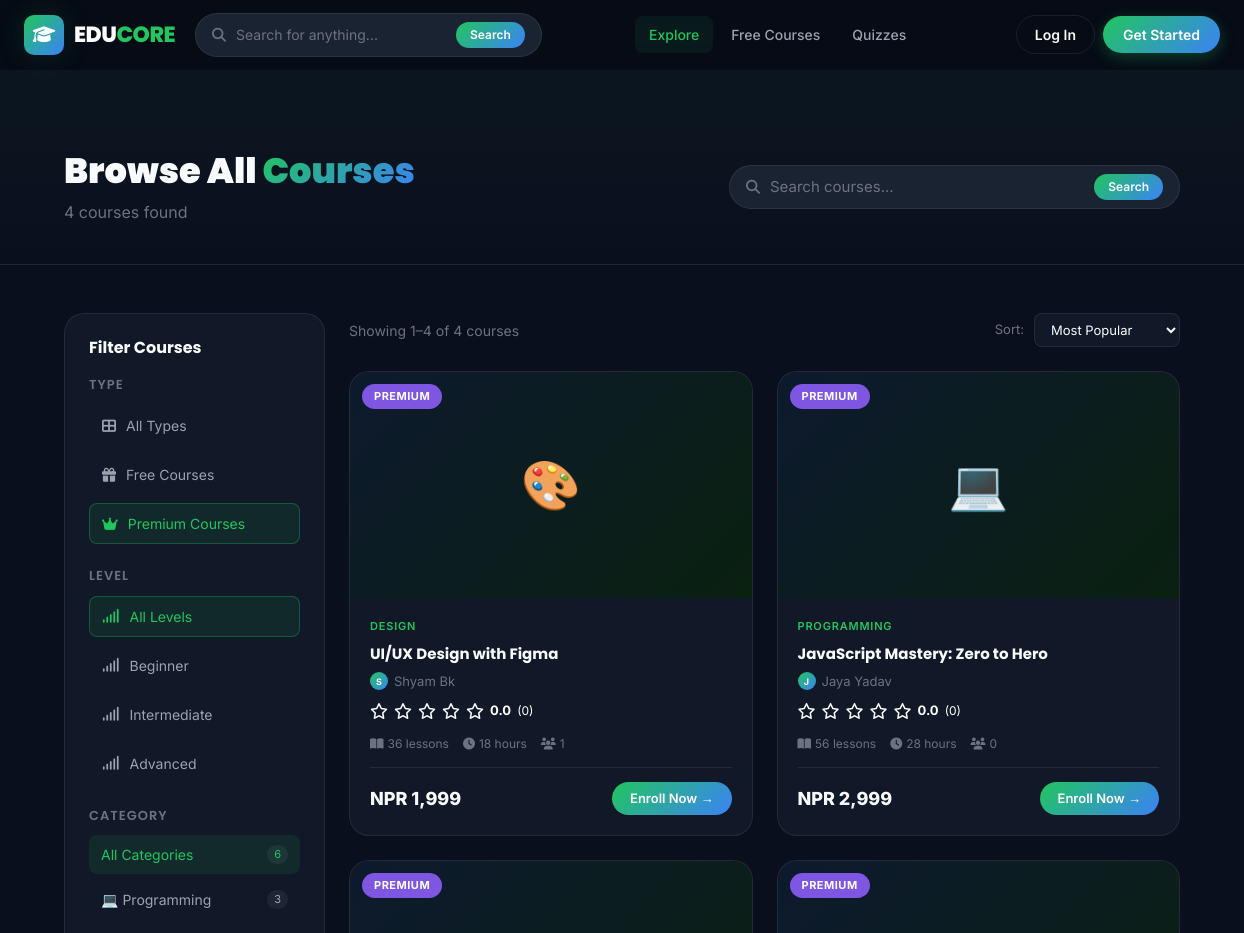
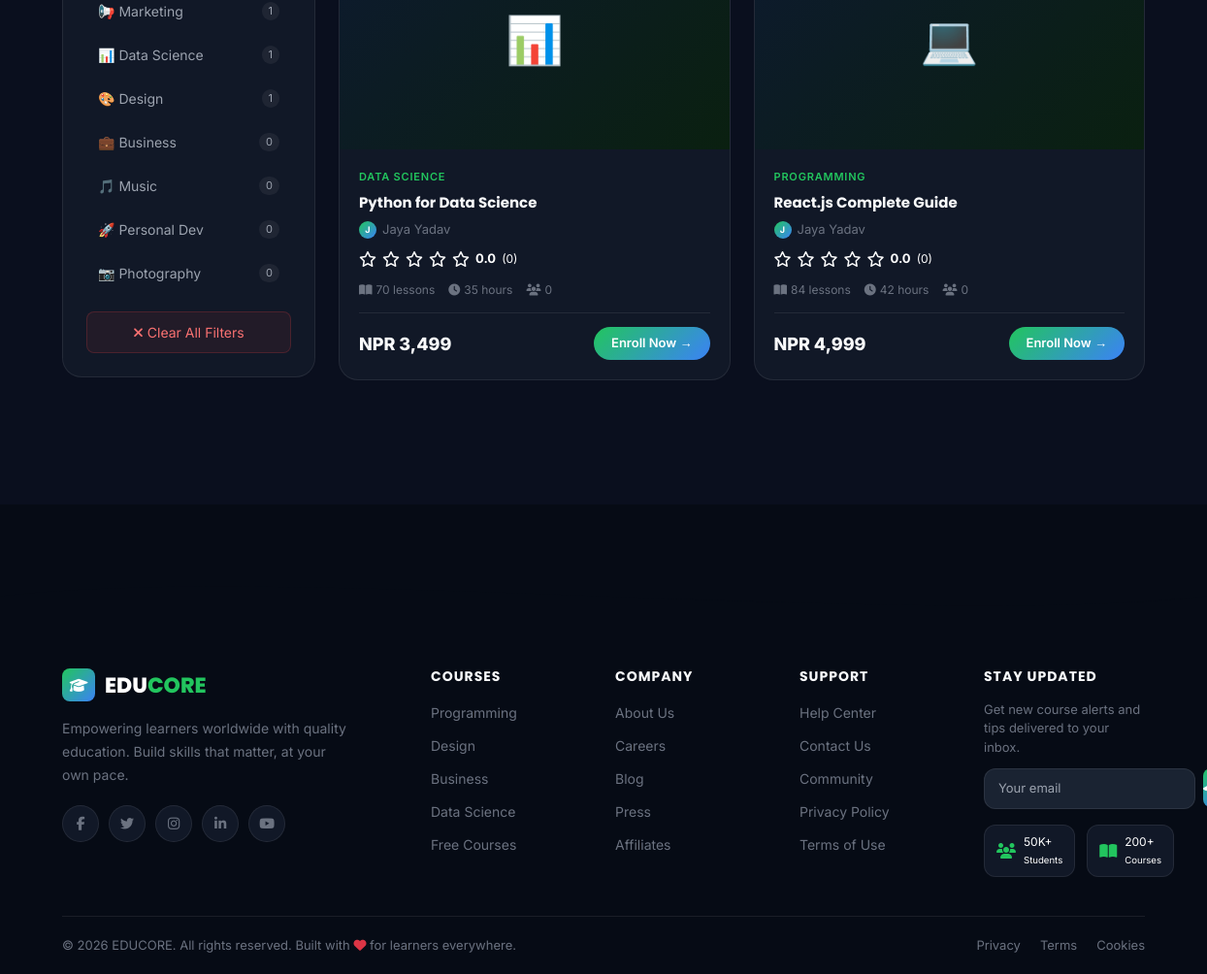
The app's page /courses/index.php?type=premium with its own data (2 pictures, top to bottom).
### tables this page shows
CREATE TABLE IF NOT EXISTS categories (
    id INT AUTO_INCREMENT PRIMARY KEY,
    name VARCHAR(100) NOT NULL,
    slug VARCHAR(100) NOT NULL UNIQUE,
    icon VARCHAR(50) DEFAULT 'fas fa-book',
    color VARCHAR(20) DEFAULT '#3B82F6',
    created_at TIMESTAMP DEFAULT CURRENT_TIMESTAMP
);

CREATE TABLE IF NOT EXISTS courses (
    id INT AUTO_INCREMENT PRIMARY KEY,
    title VARCHAR(255) NOT NULL,
    slug VARCHAR(255) NOT NULL UNIQUE,
    description TEXT,
    short_description VARCHAR(500),
    category_id INT,
    instructor_id INT NOT NULL,
    thumbnail VARCHAR(255) DEFAULT NULL,
    preview_video VARCHAR(255) DEFAULT NULL,
    price DECIMAL(10,2) DEFAULT 0.00,
    type ENUM('free','premium') DEFAULT 'free',
    level ENUM('beginner','intermediate','advanced') DEFAULT 'beginner',
    duration VARCHAR(50) DEFAULT NULL,
    total_lessons INT DEFAULT 0,
    status ENUM('pending','approved','rejected','draft') DEFAULT 'pending',
    is_featured TINYINT(1) DEFAULT 0,
    created_at TIMESTAMP DEFAULT CURRENT_TIMESTAMP,
    updated_at TIMESTAMP DEFAULT CURRENT_TIMESTAMP ON UPDATE CURRENT_TIMESTAMP,
    FOREIGN KEY (category_id) REFERENCES categories(id) ON DELETE SET NULL,
    FOREIGN KEY (instructor_id) REFERENCES users(id) ON DELETE CASCADE
);

CREATE TABLE IF NOT EXISTS users (
    id INT AUTO_INCREMENT PRIMARY KEY,
    name VARCHAR(150) NOT NULL,
    email VARCHAR(255) NOT NULL UNIQUE,
    password VARCHAR(255) NOT NULL,
    role ENUM('admin','teacher','student') DEFAULT 'student',
    avatar VARCHAR(255) DEFAULT NULL,
    bio TEXT DEFAULT NULL,
    is_active TINYINT(1) DEFAULT 1,
    is_verified TINYINT(1) DEFAULT 1,
    google_id VARCHAR(255) DEFAULT NULL,
    created_at TIMESTAMP DEFAULT CURRENT_TIMESTAMP,
    updated_at TIMESTAMP DEFAULT CURRENT_TIMESTAMP ON UPDATE CURRENT_TIMESTAMP
);

### courses/index.php (the view, shortened to what the rows shown need)
<?php
require_once __DIR__ . '/../includes/auth.php';
$db = getDB();
$search   = trim($_GET['search']   ?? '');
$category = trim($_GET['category'] ?? '');
$type     = trim($_GET['type']     ?? '');
$sort     = trim($_GET['sort']     ?? 'popular');
$page     = max(1, (int)($_GET['page'] ?? 1));
$perPage  = 9;
$offset   = ($page - 1) * $perPage;
$where  = ["co.status = 'approved'"];
$params = [];
if ($type && in_array($type, ['free','premium'])) {
    $where[]  = "co.type = ?";
    $params[] = $type;
}
$whereStr = implode(' AND ', $where);
$orderBy  = match($sort) {
    'newest'    => 'co.created_at DESC',
    'price-asc' => 'co.price ASC',
    'price-desc'=> 'co.price DESC',
    'rating'    => 'avg_rating DESC',
    default     => 'enrollment_count DESC'
};
$sql = "SELECT co.*, u.name as instructor_name, cat.name as category_name, cat.slug as category_slug,
               AVG(r.rating) as avg_rating, COUNT(DISTINCT r.id) as review_count,
               COUNT(DISTINCT e.id) as enrollment_count
        FROM courses co
        JOIN users u ON u.id = co.instructor_id
        LEFT JOIN categories cat ON cat.id = co.category_id
        LEFT JOIN reviews r ON r.course_id = co.id
        LEFT JOIN enrollments e ON e.course_id = co.id
        WHERE $whereStr
        GROUP BY co.id
        ORDER BY $orderBy
        LIMIT $perPage OFFSET $offset";
$stmt = $db->prepare($sql);
$stmt->execute($params);
$courses = $stmt->fetchAll();
$allCategories = $db->query("SELECT cat.*, COUNT(co.id) as count FROM categories cat LEFT JOIN courses co ON co.category_id = cat.id AND co.status='approved' GROUP BY cat.id ORDER BY count DESC")->fetchAll();
$catIcons = ['Programming'=>'💻','Design'=>'🎨','Business'=>'💼','Music'=>'🎵','Photography'=>'📷','Marketing'=>'📢','Data Science'=>'📊','Personal Dev'=>'🚀'];
include __DIR__ . '/../includes/header.php';
?>
<div style="margin-top:70px;">
    <div class="page-header">
        <div class="container">
            <div class="row align-items-center">
                <div class="col-md-7">
                    <h1 style="font-size:2.2rem;font-weight:900;margin-bottom:8px;">
                        <?php if ($search): ?>
                            Results for "<span class="text-gradient"><?php echo e($search); ?></span>"
                        <?php elseif ($category): ?>
                            <span class="text-gradient"><?php echo ucwords(str_replace('-',' ',$category)); ?></span> Courses
                        <?php elseif ($type === 'free'): ?>
                            🎁 <span class="text-gradient">Free</span> Courses
                        <?php else: ?>
                            Browse All <span class="text-gradient">Courses</span>
                        <?php endif; ?>
                    </h1>
                </div>
            </div>
        </div>
    </div>
    <div class="container py-5">
        <div class="row g-4">
            <div class="col-lg-3">
                <div style="background:var(--bg-card);border:1px solid var(--border);border-radius:var(--radius-lg);padding:24px;position:sticky;top:90px;">
                    <div>
                        <div style="display:flex;flex-direction:column;gap:6px;">
                            <?php foreach ($allCategories as $cat): ?>
                            <a href="?<?php echo http_build_query(array_merge($_GET, ['category'=>$cat['slug'],'page'=>1])); ?>"
                               style="display:flex;align-items:center;justify-content:space-between;padding:9px 12px;border-radius:8px;font-size:14px;transition:all 0.2s;background:<?php echo $category === $cat['slug'] ? 'rgba(34,197,94,0.1)' : 'transparent'; ?>;color:<?php echo $category === $cat['slug'] ? 'var(--primary)' : 'var(--text-secondary)'; ?>;">
                                <span><?php echo $catIcons[$cat['name']] ?? '📚'; ?> <?php echo e($cat['name']); ?></span>
                                <span style="background:rgba(255,255,255,0.06);padding:1px 7px;border-radius:10px;font-size:11px;"><?php echo $cat['count']; ?></span>
                            </a>
                            <?php endforeach; ?>
                        </div>
                    </div>
                </div>
            </div>
            <div class="col-lg-9">
                <?php if (empty($courses)): ?>
                <div style="text-align:center;padding:80px 20px;">
                    <div style="font-size:64px;margin-bottom:16px;">🔍</div>
                    <h3 style="font-size:20px;margin-bottom:8px;">No courses found</h3>
                    <p style="color:var(--text-muted);margin-bottom:24px;">Try adjusting your filters or search for something else.</p>
                    <a href="index.php" class="btn-outline-custom">Browse All Courses</a>
                </div>
                <?php else: ?>
                <div class="courses-grid" id="coursesGrid">
                    <?php foreach ($courses as $course):
                        $rating  = getCourseRating($course['id']);
                        $enrolled = isLoggedIn() ? isEnrolled($_SESSION['user_id'], $course['id']) : false;
                        $icon = $catIcons[$course['category_name']] ?? '📚';
                    ?>
                    <a href="<?php echo BASE_URL; ?>/courses/detail.php?id=<?php echo $course['id']; ?>"
                       class="course-card"
                       data-title="<?php echo e(strtolower($course['title'])); ?>"
                       data-category="<?php echo e($course['type']); ?>"
                       data-price="<?php echo $course['price']; ?>"
                       data-rating="<?php echo $rating['avg']; ?>"
                       data-animate>
                        <div class="course-thumbnail">
                            <div class="course-thumbnail-placeholder"><?php echo $icon; ?></div>
                            <span class="course-badge badge-<?php echo $course['type']; ?>"><?php echo strtoupper($course['type']); ?></span>
                        </div>
                        <div class="course-info">
                            <div class="course-category-tag"><?php echo e($course['category_name']); ?></div>
                            <h3 class="course-title"><?php echo e($course['title']); ?></h3>
                            <div class="course-instructor">
                                <span class="instructor-dot"><?php echo strtoupper(substr($course['instructor_name'],0,1)); ?></span>
                                <?php echo e($course['instructor_name']); ?>
                            </div>
                            <div class="course-rating">
                                <?php echo renderStars($rating['avg']); ?>
                                <span class="rating-score"><?php echo number_format($rating['avg'],1); ?></span>
                                <span class="rating-count">(<?php echo $rating['total']; ?>)</span>
                            </div>
                            <div class="course-meta">
                                <div class="course-meta-item"><i class="fas fa-book-open"></i> <?php echo $course['total_lessons']; ?> lessons</div>
                                <div class="course-meta-item"><i class="fas fa-clock"></i> <?php echo e($course['duration']); ?></div>
                                <div class="course-meta-item"><i class="fas fa-users"></i> <?php echo $course['enrollment_count']; ?></div>
                            </div>
                            <div class="course-footer">
                                <div>
                                    <span class="course-price <?php echo $course['price']==0?'price-free':'price-paid'; ?>">
                                        <?php echo formatPrice($course['price']); ?>
                                    </span>
                                </div>
                                <?php if ($enrolled): ?>
                                    <span class="btn-enroll-sm" style="background:rgba(34,197,94,0.1);color:var(--primary);border:1px solid rgba(34,197,94,0.3);">
                                        <i class="fas fa-check"></i> Enrolled
                                    </span>
                                <?php else: ?>
                                    <span class="btn-enroll-sm"><?php echo $course['price']==0?'Enroll Free':'Enroll Now'; ?> →</span>
                                <?php endif; ?>
                            </div>
                        </div>
                    </a>
                    <?php endforeach; ?>
                </div>
                <?php endif; ?>
            </div>
        </div>
    </div>
</div>
<?php include __DIR__ . '/../includes/footer.php'; ?>

### includes/auth.php (shortened to what the rows shown need)
<?php
function isLoggedIn() {
    return isset($_SESSION['user_id']) && !empty($_SESSION['user_id']);
}
function getCourseRating($courseId) {
    $db = getDB();
    $stmt = $db->prepare("SELECT AVG(rating) as avg_rating, COUNT(*) as total FROM reviews WHERE course_id = ?");
    $stmt->execute([$courseId]);
    $result = $stmt->fetch();
    return [
        'avg'   => round($result['avg_rating'] ?? 0, 1),
        'total' => (int)($result['total'] ?? 0)
    ];
}
function formatPrice($price) {
    return 'NPR ' . number_format($price, 0);
}
function renderStars($rating, $max = 5) {
    $html = '';
    for ($i = 1; $i <= $max; $i++) {
        if ($i <= $rating) {
            $html .= '<i class="fas fa-star text-yellow-400"></i>';
        } elseif ($i - 0.5 <= $rating) {
            $html .= '<i class="fas fa-star-half-alt text-yellow-400"></i>';
        } else {
            $html .= '<i class="far fa-star text-gray-400"></i>';
        }
    }
    return $html;
}
function e($str) {
    return htmlspecialchars($str ?? '', ENT_QUOTES, 'UTF-8');
}
?>

### records on screen
categories: name "💻", name "Programming", count "3"
categories: name "📢", name "Marketing", count "1"
categories: name "📊", name "Data Science", count "1"
categories: name "🎨", name "Design", count "1"
categories: name "💼", name "Business", count "0"
categories: name "🎵", name "Music", count "0"
categories: name "🚀", name "Personal Dev", count "0"
categories: name "📷", name "Photography", count "0"
courses: category.name "🎨", type "PREMIUM", category.name "DESIGN", title "UI/UX Design with Figma", instructor.name "S", instructor.name "Shyam Bk", total_lessons "36", duration "18 hours", enrollment_count "1", price "NPR 1,999", shows "Enroll Now"
courses: category.name "💻", type "PREMIUM", category.name "PROGRAMMING", title "JavaScript Mastery: Zero to Hero", instructor.name "J", instructor.name "Jaya Yadav", total_lessons "56", duration "28 hours", enrollment_count "0", price "NPR 2,999", shows "Enroll Now"
courses: category.name "📊", type "PREMIUM", category.name "DATA SCIENCE", title "Python for Data Science", instructor.name "J", instructor.name "Jaya Yadav", total_lessons "70", duration "35 hours", enrollment_count "0", price "NPR 3,499", shows "Enroll Now"
courses: category.name "💻", type "PREMIUM", category.name "PROGRAMMING", title "React.js Complete Guide", instructor.name "J", instructor.name "Jaya Yadav", total_lessons "84", duration "42 hours", enrollment_count "0", price "NPR 4,999", shows "Enroll Now"

### other values on screen
$totalCourses "4"
$label "All Types"
$label "Free Courses"
$label "Premium Courses"
$label "All Levels"
$label "Beginner"
$label "Intermediate"
$label "Advanced"
array_sum(array_column($allCategories,'count')) "6"
min($offset + 1, $totalCourses) "1"
min($offset + $perPage, $totalCourses) "4"
